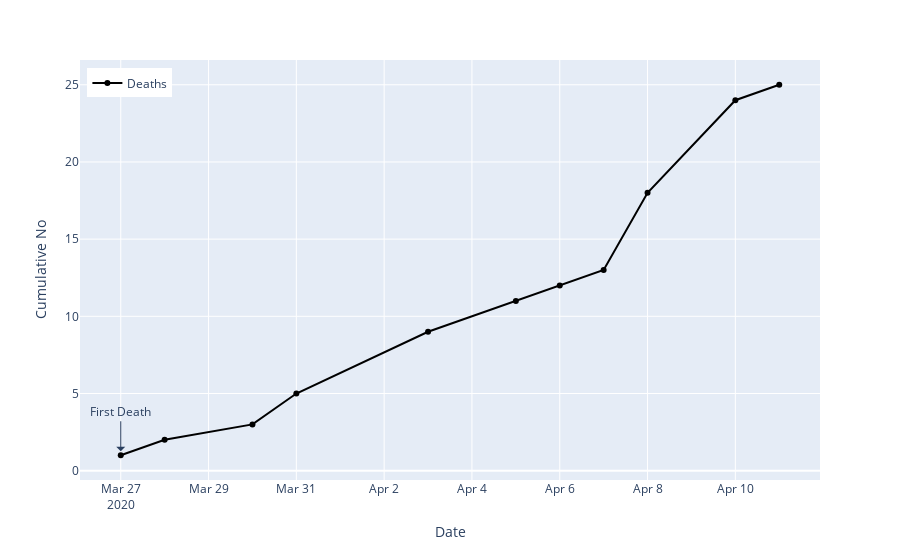

Notebook source saved alongside this figure:
### Code cell
fig_cum_deaths = px.line(cum_deaths, x='date', y='cum_deaths')

fig_cum_deaths.update_layout(
    title="",
    xaxis_title="Date",
    yaxis_title="Cumulative No",
    hovermode= 'x',
    legend=dict(x=0.01, y=.98),
    xaxis=dict(fixedrange=True),
    yaxis=dict(fixedrange=True),
    annotations=[
        dict(
            x=pd.to_datetime('2020-03-27', format='%Y/%m/%d'),
            y=1,
            xref="x",
            yref="y",
            text="First Death",
            showarrow=True,
            arrowsize=1.5,
            arrowhead=1,
            yshift=4,
            ax=0,
            ay=-40
        )
    ],
)

fig_cum_deaths.update_traces(mode='markers+lines', showlegend=True, line = {'color': 'black'})

fig_cum_deaths.data[0].name = "Deaths"

fig_cum_deaths.data[0].hovertemplate = '%{y}'
fig_cum_deaths.show(config = dict(displayModeBar=False))

### Figure 1 — Plotly figure (JSON) as saved in the notebook; plotly's stock layout.template omitted (floating-point values rounded to 4 significant figures)
{"data": [{"hoverlabel": {"namelength": 0}, "hovertemplate": "%{y}", "legendgroup": "", "line": {"color": "black", "dash": "solid"}, "mode": "markers+lines", "name": "Deaths", "showlegend": true, "type": "scatter", "x": ["2020-03-27T00:00:00", "2020-03-28T00:00:00", "2020-03-30T00:00:00", "2020-03-31T00:00:00", "2020-04-03T00:00:00", "2020-04-05T00:00:00", "2020-04-06T00:00:00", "2020-04-07T00:00:00", "2020-04-08T00:00:00", "2020-04-10T00:00:00", "2020-04-11T00:00:00"], "xaxis": "x", "y": [1, 2, 3, 5, 9, 11, 12, 13, 18, 24, 25], "yaxis": "y"}], "layout": {"annotations": [{"arrowhead": 1, "arrowsize": 1.5, "ax": 0, "ay": -40, "showarrow": true, "text": "First Death", "x": "2020-03-27T00:00:00", "xref": "x", "y": 1, "yref": "y", "yshift": 4}], "hovermode": "x", "legend": {"tracegroupgap": 0, "x": 0.01, "y": 0.98}, "margin": {"t": 60}, "title": {"text": ""}, "xaxis": {"anchor": "y", "domain": [0, 1], "fixedrange": true, "title": {"text": "Date"}}, "yaxis": {"anchor": "x", "domain": [0, 1], "fixedrange": true, "title": {"text": "Cumulative No"}}}}
